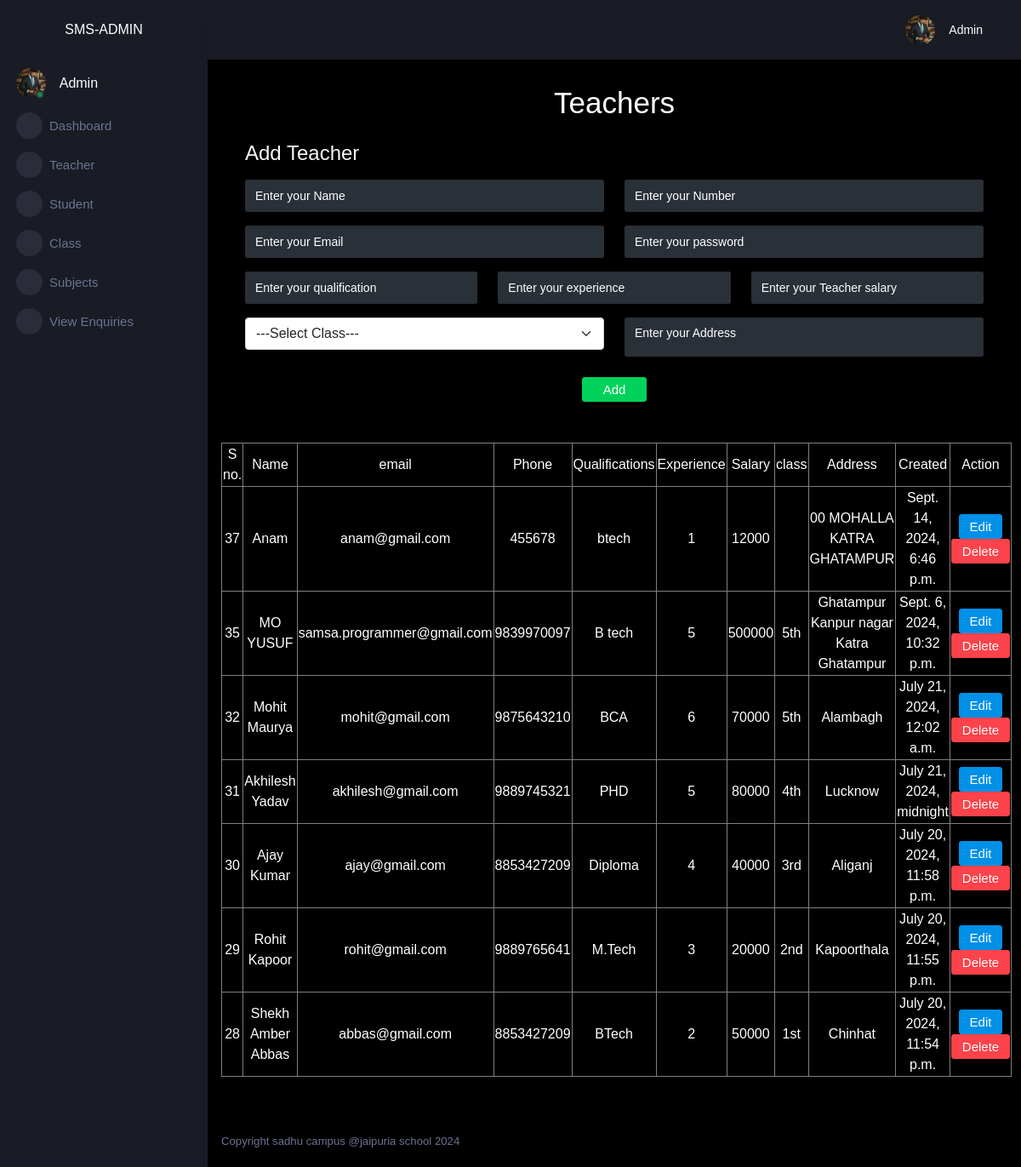
Screenshot of /adminapp/teacher (signed in) with the database file from the repository.
### user/models.py (models this page shows)
class Teacher(models.Model):
    id=models.AutoField(primary_key=True)
    name=models.CharField(max_length=25)
    phone=models.CharField(max_length=25)
    email=models.CharField(max_length=25,unique=True)
    address=models.TextField()
    qualification=models.CharField(max_length=40)
    experience=models.CharField(max_length=40)
    tclass=models.CharField(max_length=20)
    tsalary=models.IntegerField()
    pic=models.FileField(upload_to="")
    created=models.DateTimeField()

### adminapp/views.py (the view, shortened to what this page needs)
# urls.py: path('teacher',views.teacher,name="teacher"),
@cache_control(no_store=True,no_cache=True,must_revalidate=True)
def teacher(request):
    try:
        if request.session['username']!=None:
            t=Teacher.objects.all().order_by('-created')
            cl=Class.objects.all()
            return render(request,'teacher.html',{'t':t,'cl':cl})
    except:
        return redirect('login')

### adminapp/templates/teacher.html (shortened to what this page needs)
{% extends "adminparent.html" %}
{% block body %}
    <div class="row">
        <div class="col-sm-12">
            <h1 style="text-align:center;">Teachers</h1>
            <div class="row">
                <div class="col-sm-12">
                    <form method="post" class="p-3 text-light" >
                        <h3>Add Teacher</h3>
                        <div class="row">
                            <div class="col-sm-6"><input type="text" class="form-control my-2" name="name" placeholder="Enter your Name"></div>
                            <div class="col-sm-6"><input type="text" class="form-control my-2" name="number" placeholder="Enter your Number"></div>
                        </div>
                        <div class="row">
                            <div class="col-sm-6"><input type="text" class="form-control my-2" name="email" placeholder="Enter your Email"></div>
                            <div class="col-sm-6"><input type="text" class="form-control my-2"  name="password" placeholder="Enter your password"></div>
                        </div>
                        <div class="row">
                            <div class="col-sm-4"><input type="text" class="form-control  my-2" name="qualification" placeholder="Enter your qualification"></div>
                            <div class="col-sm-4"><input type="text" class="form-control  my-2" name="experience" placeholder="Enter your experience"></div>
                            <div class="col-sm-4"><input type="text" class="form-control my-2" name="tsalary" placeholder="Enter your Teacher salary"></div>
                        </div>
                        <div class="row">
                            <div class="col-sm-6">
                                <select name="tclass" id="" class="form-select my-2">
                                    <option value="" selected>---Select Class---</option>
                                </select>
                            </div>
                            <div class="col-sm-6"><textarea name="address" id="" class="form-control my-2" placeholder="Enter your Address" ></textarea></div>
                        </div>
                      <div class="row">
                        <div class="col-sm-12 text-center">
                            <button type="submit" class="btn btn-success d-inline-block my-3 mx-auto px-4">Add</button>
                        </div>
                      </div>
                    </form>
                </div>
            </div>
            <div class="row my-3">
                <table class="table-bordered text-center">
                    <tr>
                        <td>S no.</td>
                        <td>Name</td>
                        <td>email</td>
                        <td>Phone</td>
                        <td>Qualifications</td>
                        <td>Experience</td>
                        <td>Salary</td>
                        <td>class</td>
                        <td>Address</td>
                        <td>Created</td>
                        <td colspan="2">Action</td>
                    </tr>
                   {%for i in t%}
                   <tr>
                    <td>{{i.id}}</td>
                    <td>{{i.name}}</td>
                    <td>{{i.email}}</td>
                    <td>{{i.phone}}</td>
                    <td>{{i.qualification}}</td>
                    <td>{{i.experience}}</td>
                    <td>{{i.tsalary}}</td>
                    <td>{{i.tclass}}</td>
                    <td>{{i.address}}</td>
                    <td>{{i.created}}</td>
                    <td>
                        <a href="{% url 'adminapp:editteacher' id=i.id %}" class="btn btn-primary">Edit</a>
                        <a href="{% url 'adminapp:delteacher' id=i.id %}" class="btn btn-danger">Delete</a>
                    </td>
                </tr>
                   {%endfor%}
                </table>
            </div>
        </div>
    </div>
{% endblock body %}

### adminapp/templates/adminparent.html (shortened to what this page needs)
<!DOCTYPE html>
<html lang="en">
    {% load static %}
<head>
    <link rel="stylesheet" href="{% static 'assets/vendors/mdi/css/materialdesignicons.min.css' %}">
    <link rel="stylesheet" href="{% static 'assets/vendors/css/vendor.bundle.base.css' %}">
    <link rel="stylesheet" href="{% static 'assets/vendors/jvectormap/jquery-jvectormap.css' %}">
    <link rel="stylesheet" href="{% static 'assets/vendors/flag-icon-css/css/flag-icon.min.css' %}">
    <link rel="stylesheet" href="{% static 'assets/vendors/owl-carousel-2/owl.carousel.min.css' %}">
    <link rel="stylesheet" href="{% static 'assets/vendors/owl-carousel-2/owl.theme.default.min.css' %}">
    <link rel="stylesheet" href="{% static 'assets/css/style.css' %}">
    <link rel="stylesheet" href="https://cdnjs.cloudflare.com/ajax/libs/font-awesome/6.5.2/css/all.min.css" />
</head>
<body>
    <div class="container-scroller">
      <nav class="sidebar sidebar-offcanvas" id="sidebar">
          <div class="sidebar-brand-wrapper d-none d-lg-flex align-items-center justify-content-center fixed-top">
            <span>SMS-ADMIN</span>
          </div>
          <ul class="nav">
            <li class="nav-item profile">
              <div class="profile-desc">
                <div class="profile-pic">
                  <div class="count-indicator">
                    <img class="img-xs rounded-circle " src="{% static 'assets/images/faces/face2.jpg' %}" alt="">
                    <span class="count bg-success"></span>
                  </div>
                  <div class="profile-name">
                    <h5 class="mb-0 font-weight-normal">Admin</h5>
                  </div>
                </div>
                <a href="#" id="profile-dropdown" data-bs-toggle="dropdown"><i class="mdi mdi-dots-vertical"></i></a>
              </div>
            </li>
            <li class="nav-item menu-items">
              <a class="nav-link" href="{%url 'adminapp:dash'%}">
                <span class="menu-icon">
                  <i class="mdi mdi-speedometer"></i>
                </span>
                <span class="menu-title">Dashboard</span>
              </a>
            </li>
           <li class="nav-item menu-items">
              <a class="nav-link" href="{%url 'adminapp:teacher'%}">
                <span class="menu-icon">
                  <i class="mdi mdi-playlist-play"></i>
                </span>
                <span class="menu-title">Teacher</span>
              </a>
            </li>
            <li class="nav-item menu-items">
              <a class="nav-link" href="{%url 'adminapp:student'%}">
                <span class="menu-icon">
                  <i class="mdi mdi-playlist-play"></i>
                </span>
                <span class="menu-title">Student</span>
              </a>
            </li>
            <li class="nav-item menu-items">
              <a class="nav-link" href="{%url 'adminapp:classes'%}">
                <span class="menu-icon">
                  <i class="mdi mdi-playlist-play"></i>
                </span>
                <span class="menu-title">Class</span>
              </a>
            </li>
            <li class="nav-item menu-items">
              <a class="nav-link" href="{%url 'adminapp:subjects'%}">
                <span class="menu-icon">
                  <i class="mdi mdi-playlist-play"></i>
                </span>
                <span class="menu-title">Subjects</span>
              </a>
            </li>
            <li class="nav-item menu-items">
              <a class="nav-link" href="{%url 'adminapp:viewenquiry'%}">
                <span class="menu-icon">
                  <i class="mdi mdi-playlist-play"></i>
                </span>
                <span class="menu-title">View Enquiries</span>
              </a>
            </li>
          </ul>
        </nav>
        <div class="container-fluid page-body-wrapper">
          <nav class="navbar p-0 fixed-top d-flex flex-row">
            <div class="navbar-menu-wrapper flex-grow d-flex align-items-stretch">
              <button class="navbar-toggler navbar-toggler align-self-center" type="button" data-toggle="minimize">
                <span class="mdi mdi-menu"></span>
              </button>
              <ul class="navbar-nav navbar-nav-right">
                <li class="nav-item dropdown">
                  <a class="nav-link" id="profileDropdown" href="#" data-bs-toggle="dropdown">
                    <div class="navbar-profile">
                      <img class="img-xs rounded-circle" src="{% static 'assets/images/faces/face2.jpg' %}" alt="">
                      <p class="mb-0 d-none d-sm-block navbar-profile-name">Admin</p>
                      <i class="mdi mdi-menu-down d-none d-sm-block"></i>
                    </div>
                  </a>
                </li>
              </ul>
            </div>
          </nav>
          <div class="main-panel">
            <div class="content-wrapper">
              {% block body %}
              {% endblock body %}
            </div>
            <footer class="footer">
              <div class="d-sm-flex justify-content-center justify-content-sm-between">
                <span class="text-muted d-block text-center text-sm-left d-sm-inline-block">Copyright sadhu campus @jaipuria school 2024</span>
              </div>
            </footer>
          </div>
        </div>
      </div>
</body>
</html>

### adminapp/templates/adminparent.html (style rules this page uses)
input { color:white !important; }
::placeholder { color:white !important; }
textarea { color:white !important; }

### rows the page displays
Teacher: id "37", name "Anam", email "anam@gmail.com", phone "455678", qualification "btech", experience "1", tsalary "12000", address "00 MOHALLA KATRA GHATAMPUR", created "Sept. 14, 2024, 6:46 p.m."
Teacher: id "35", name "MO YUSUF", email "samsa.programmer@gmail.com", phone "9839970097", qualification "B tech", experience "5", tsalary "500000", tclass "5th", address "Ghatampur Kanpur nagar Katra Ghatampur", created "Sept. 6, 2024, 10:32 p.m."
Teacher: id "32", name "Mohit Maurya", email "mohit@gmail.com", phone "9875643210", qualification "BCA", experience "6", tsalary "70000", tclass "5th", address "Alambagh", created "July 21, 2024, 12:02 a.m."
Teacher: id "31", name "Akhilesh Yadav", email "akhilesh@gmail.com", phone "9889745321", qualification "PHD", experience "5", tsalary "80000", tclass "4th", address "Lucknow", created "July 21, 2024, midnight"
Teacher: id "30", name "Ajay Kumar", email "ajay@gmail.com", phone "8853427209", qualification "Diploma", experience "4", tsalary "40000", tclass "3rd", address "Aliganj", created "July 20, 2024, 11:58 p.m."
Teacher: id "29", name "Rohit Kapoor", email "rohit@gmail.com", phone "9889765641", qualification "M.Tech", experience "3", tsalary "20000", tclass "2nd", address "Kapoorthala", created "July 20, 2024, 11:55 p.m."
Teacher: id "28", name "Shekh Amber Abbas", email "abbas@gmail.com", phone "8853427209", qualification "BTech", experience "2", tsalary "50000", tclass "1st", address "Chinhat", created "July 20, 2024, 11:54 p.m."
